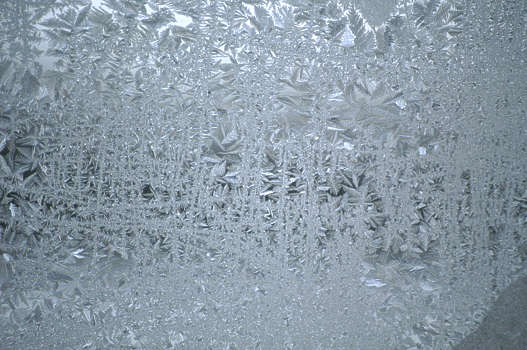
#> input picture evaluator/watermarking/algorithms/vine/vine/src/training_src/imagenet_c/imagenet_c/frost/frost4.jpg, 527 x 350 px
$ python -i helpers.py   (imports and definitions only)
#> lines starting #> are read from the running program, lines starting #| are printed output that depends on the picture; after the words box and inside, x2 and y2 are one past the last pixel; in counts of white or black regions, pixels touching at a corner belong together
#> further down, picture is the input picture: PIL image 527x350 RGB; mean R, G, B 137.6, 152.8, 165.2
from __future__ import annotations

import io
from pathlib import Path
from typing import Literal

import numpy as np
from PIL import Image, ImageEnhance, ImageFilter, ImageOps

from evaluator.image_io import save_png_image

try:
    import cv2
except Exception:  # pragma: no cover - optional dependency
    cv2 = None


ImageFormat = Literal["jpeg", "webp", "png"]


def load_rgb(path: Path) -> Image.Image:
    with Image.open(path) as image:
        return image.convert("RGB")


def save_png(image: Image.Image, path: Path) -> None:
    save_png_image(image, path)


def to_uint8(image: Image.Image) -> np.ndarray:
    return np.asarray(image.convert("RGB"), dtype=np.uint8)


def from_uint8(array: np.ndarray) -> Image.Image:
    return Image.fromarray(np.clip(array, 0, 255).astype(np.uint8)).convert("RGB")


# [40 lines left out: functions resize_max_side, encode_decode, not called in this run]


def unsharp(image: Image.Image, radius: float = 1.2, amount: float = 0.7, threshold: int = 2) -> Image.Image:
    percent = int(max(0.0, amount) * 100)
    return image.filter(ImageFilter.UnsharpMask(radius=radius, percent=percent, threshold=threshold))


# [84 lines left out: functions gamma_correct, gray_world_white_balance, temperature_tint, auto_enhance, denoise, edge_preserve_smooth and 1 more, not called in this run]


def despeckle(
    image: Image.Image,
    kernel_size: int = 3,
    component_threshold: int = 24,
    strength: float = 0.6,
    difference_threshold: int = 10,
) -> Image.Image:
#> called with kernel_size = 3, component_threshold = 24, strength = 0.6, difference_threshold = 10
    strength = float(np.clip(strength, 0.0, 1.0))
    kernel_size = max(3, int(kernel_size))
    if kernel_size % 2 == 0:
        kernel_size += 1

    if cv2 is None:
        filtered = image.filter(ImageFilter.MedianFilter(size=kernel_size))
        return Image.blend(image.convert("RGB"), filtered, 0.2 + 0.55 * strength)

    array = to_uint8(image)
    median = cv2.medianBlur(array, kernel_size)
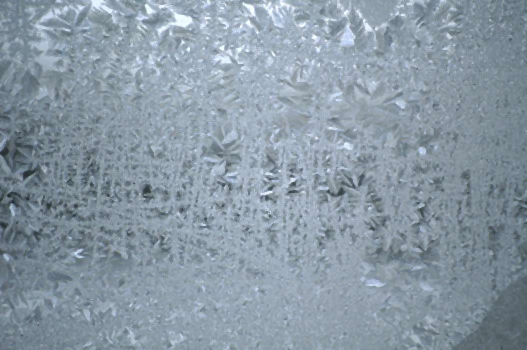
#> median: shape (350, 527, 3); mean R, G, B 137.2, 152.4, 164.8
    diff = cv2.absdiff(array, median)
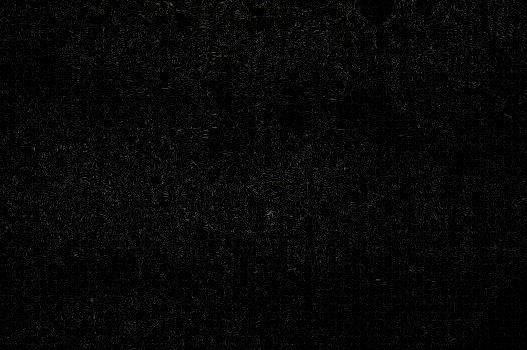
#> diff: shape (350, 527, 3); mean R, G, B 8.1, 8.1, 8.1
    diff_gray = cv2.cvtColor(diff, cv2.COLOR_RGB2GRAY)
    _, raw_mask = cv2.threshold(diff_gray, int(difference_threshold), 255, cv2.THRESH_BINARY)
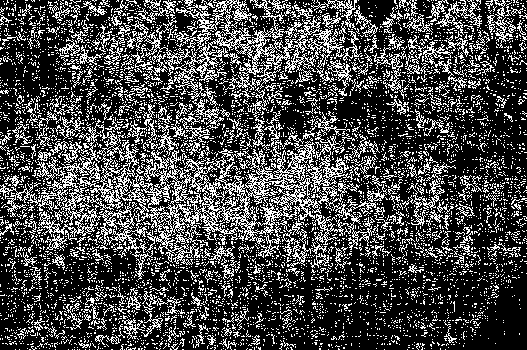
#> raw_mask: shape (350, 527); 28.3% white in thin lines or dots

    labels_count, labels, stats, _ = cv2.connectedComponentsWithStats(raw_mask, connectivity=8)
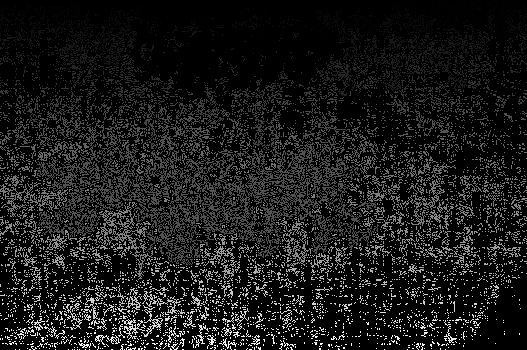
#> labels: shape (350, 527) int32; min 0, max 5578, mean 563.4; drawn with min black and max white
#> labels_count = 5579
    mask = np.zeros(raw_mask.shape, dtype=np.uint8)
    max_area = max(1, int(component_threshold))
    for label in range(1, labels_count):
        area = stats[label, cv2.CC_STAT_AREA]
        if area <= max_area:
            mask[labels == label] = 255
#> this loop made 5578 passes
#> area on passes 16, 18, 21: 99, 29, 37
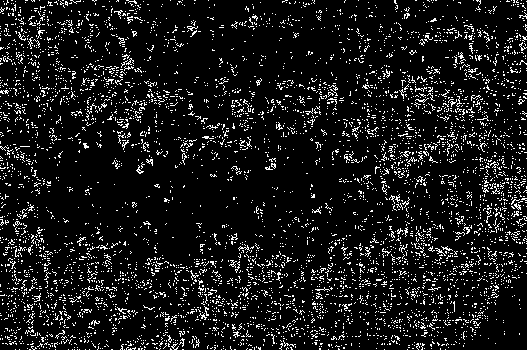
#> mask: shape (350, 527); 9.5% white in thin lines or dots

    if not np.any(mask):
        return Image.blend(image.convert("RGB"), from_uint8(median), 0.15 + 0.35 * strength)

    mask = cv2.dilate(mask, np.ones((3, 3), dtype=np.uint8), iterations=1)
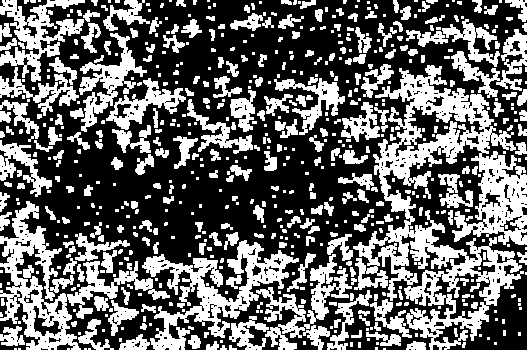
#> mask: shape (350, 527); 39.7% white; 633 white regions (349 under 20 px), largest, box (x1, y1, x2, y2) and area: (353, 65, 527, 350) 17911, (0, 201, 170, 350) 5929, (142, 240, 299, 350) 5275
    alpha = (mask.astype(np.float32) / 255.0)[:, :, None] * (0.35 + 0.55 * strength)
    out = array.astype(np.float32) * (1.0 - alpha) + median.astype(np.float32) * alpha
    return from_uint8(out)


# [122 lines left out: functions clahe, color_space_quantize, apply_filter_lut, hdr_like, fade_matte, mono_style and 1 more, not called in this run]

>>> from PIL import Image
>>> picture = Image.open('../../watermarking/algorithms/vine/vine/src/training_src/imagenet_c/imagenet_c/frost/frost4.jpg')
>>> result = despeckle(picture)

$ run again, on evaluator/watermarking/algorithms/vine/vine/src/training_src/imagenet_c/imagenet_c/frost/frost5.jpg
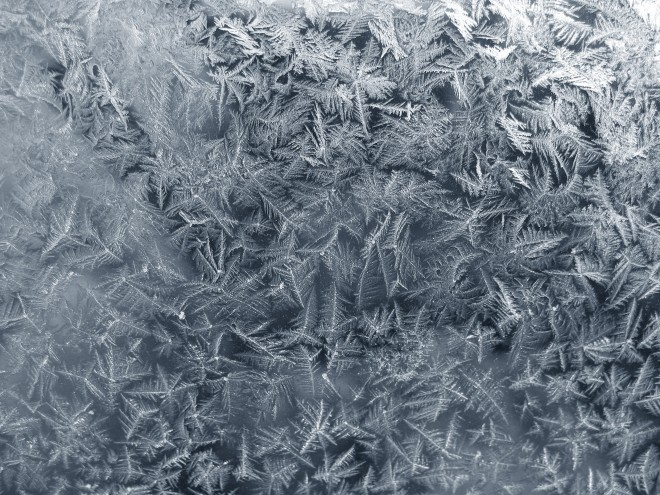
#> input picture evaluator/watermarking/algorithms/vine/vine/src/training_src/imagenet_c/imagenet_c/frost/frost5.jpg, 660 x 495 px
#> picture is the input picture: PIL image 660x495 RGB; mean R, G, B 112.4, 123.4, 134.8
#> in despeckle, `_, raw_mask = cv2.threshold(diff_gray, int(difference_threshold), 255,..`:
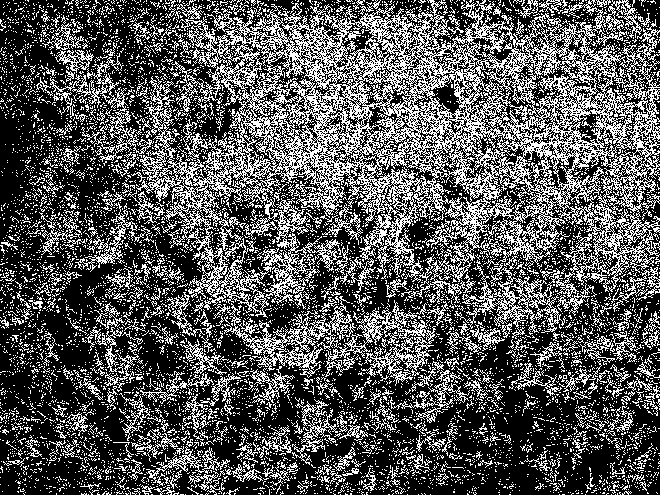
#> raw_mask: shape (495, 660); 34.2% white in thin lines or dots
#> labels_count = 7282
#> the loop in despeckle, `for label in range(1, labels_count):` made 7281 passes
#> area on passes 31, 40, 45: 51, 26, 73
#> in despeckle, `mask = cv2.dilate(mask, np.ones((3, 3), dtype=np.uint8), iterations=1)`:
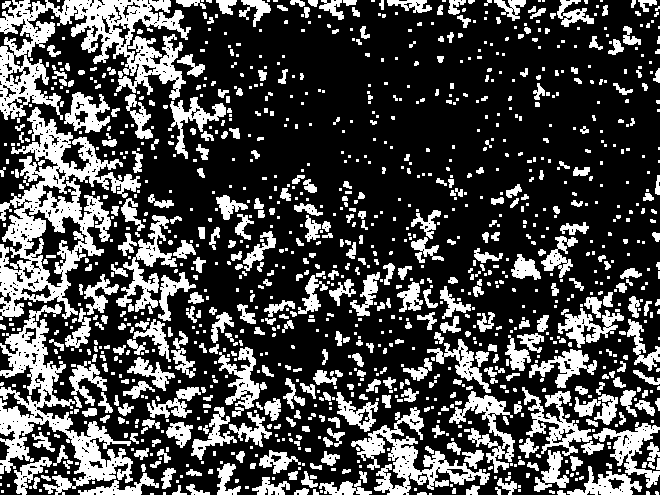
#> mask: shape (495, 660); 29% white; 1196 white regions (730 under 20 px), largest, box (x1, y1, x2, y2) and area: (0, 107, 141, 320) 10097, (0, 0, 191, 120) 9203, (0, 304, 133, 495) 7094

$ run again, on evaluator/watermarking/algorithms/vine/vine/src/training_src/imagenet_c/imagenet_c/frost/frost6.jpg
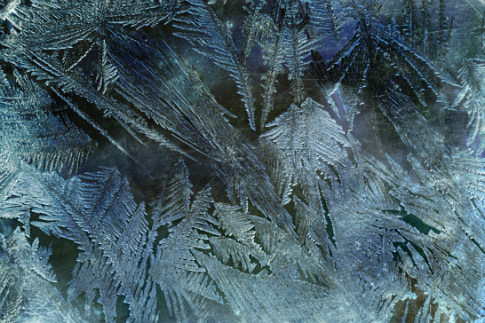
#> input picture evaluator/watermarking/algorithms/vine/vine/src/training_src/imagenet_c/imagenet_c/frost/frost6.jpg, 485 x 323 px
#> picture is the input picture: PIL image 485x323 RGB; mean R, G, B 71.4, 95.4, 104.5
#> in despeckle, `_, raw_mask = cv2.threshold(diff_gray, int(difference_threshold), 255,..`:
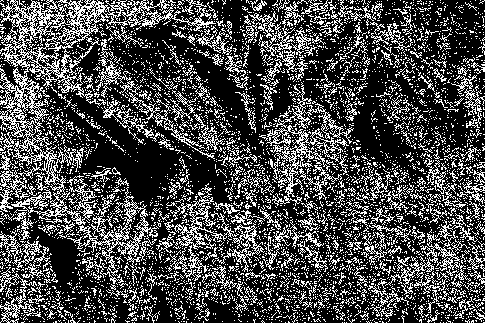
#> raw_mask: shape (323, 485); 28.7% white in thin lines or dots
#> labels_count = 4521
#> the loop in despeckle, `for label in range(1, labels_count):` made 4520 passes
#> area on passes 3, 22, 23: 7623, 73, 40
#> in despeckle, `mask = cv2.dilate(mask, np.ones((3, 3), dtype=np.uint8), iterations=1)`:
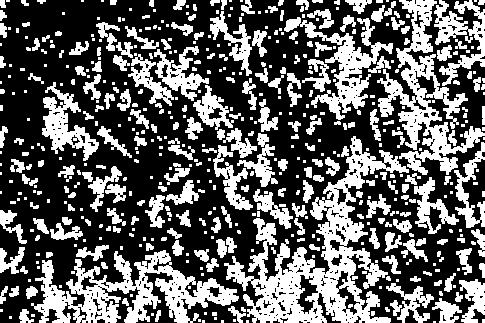
#> mask: shape (323, 485); 38.1% white; 540 white regions (297 under 20 px), largest, box (x1, y1, x2, y2) and area: (224, 136, 409, 323) 10183, (31, 250, 239, 323) 6392, (377, 0, 485, 175) 5487

$ run again, on evaluator/watermarking/algorithms/vine/vine/src/training_src/imagenet_c/imagenet_c/frost/frost1.png
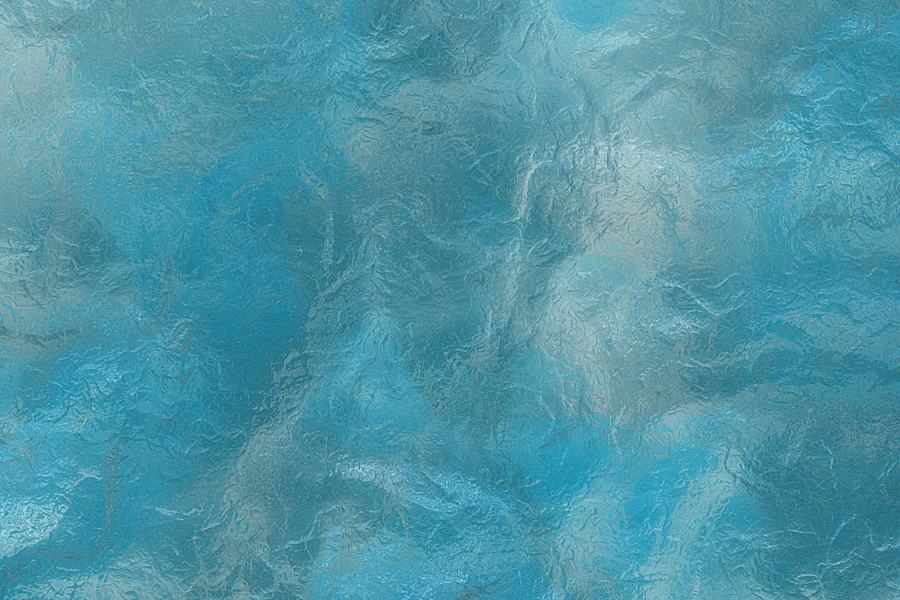
#> input picture evaluator/watermarking/algorithms/vine/vine/src/training_src/imagenet_c/imagenet_c/frost/frost1.png, 900 x 600 px
#> picture is the input picture: PIL image 900x600 RGBA; mean R, G, B, A 77.7, 149.1, 165.7, 255
#> in despeckle, `_, raw_mask = cv2.threshold(diff_gray, int(difference_threshold), 255,..`:
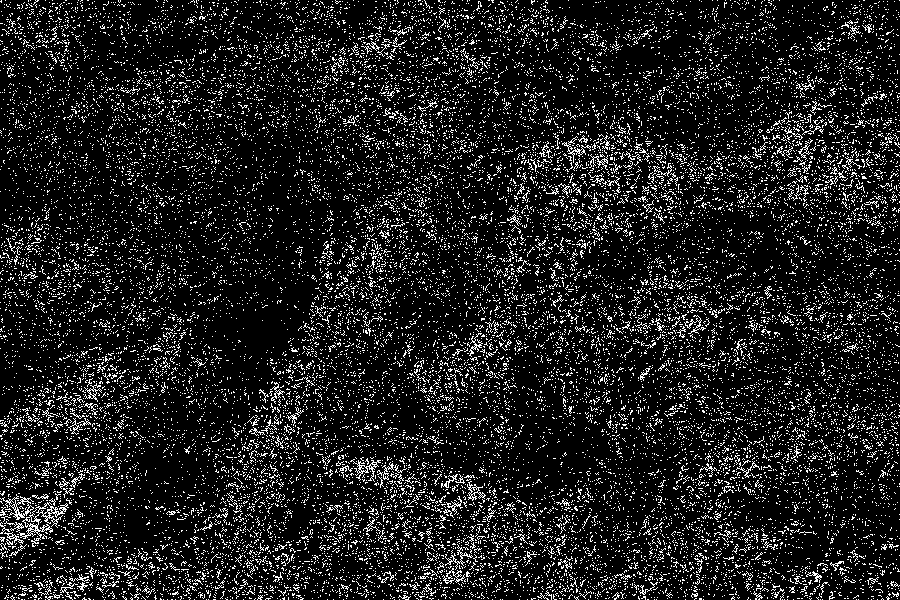
#> raw_mask: shape (600, 900); 11.9% white in thin lines or dots
#> labels_count = 22536
#> the loop in despeckle, `for label in range(1, labels_count):` made 22535 passes
#> area on passes 1 to 3: 4, 1, 2
#> in despeckle, `mask = cv2.dilate(mask, np.ones((3, 3), dtype=np.uint8), iterations=1)`:
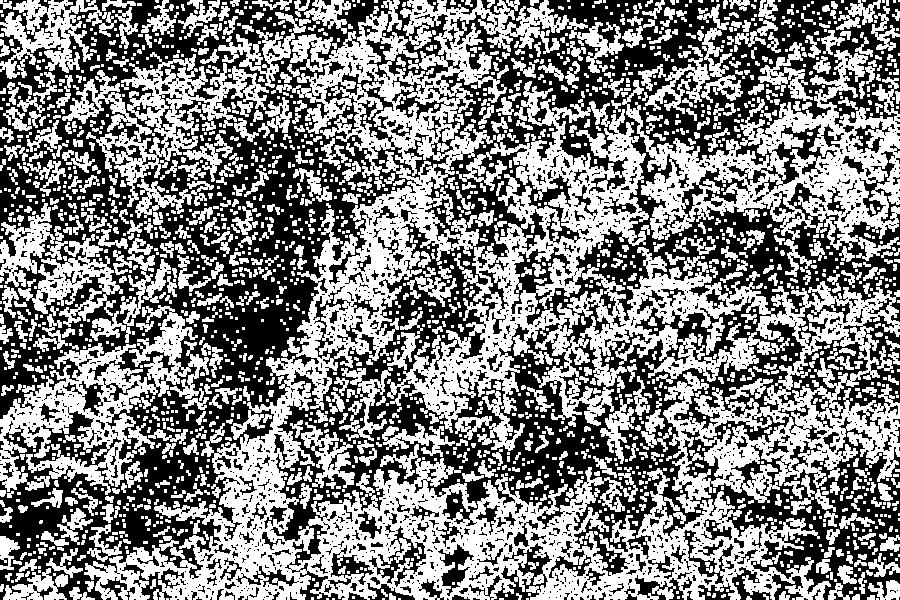
#> mask: shape (600, 900); 51.2% white; 2036 black regions (1729 under 20 px), largest, box (x1, y1, x2, y2) and area: (0, 0, 900, 600) 223865, (727, 124, 837, 195) 1600, (494, 543, 552, 600) 1117
